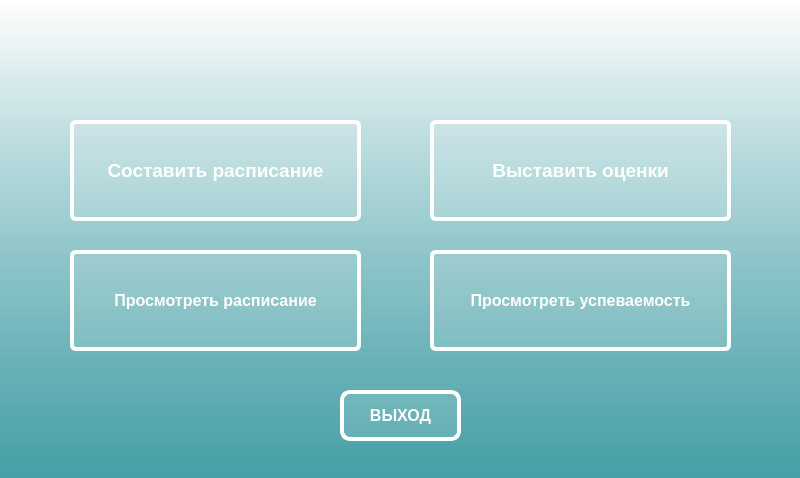
<?xml version="1.0" encoding="UTF-8"?>
<ui version="4.0">
 <class>MainWindow</class>
 <widget class="QMainWindow" name="MainWindow">
  <property name="geometry">
   <rect>
    <x>0</x>
    <y>0</y>
    <width>800</width>
    <height>478</height>
   </rect>
  </property>
  <property name="windowTitle">
   <string>MainWindow</string>
  </property>
  <property name="styleSheet">
   <string notr="true">background-color: qlineargradient(spread:reflect, x1:0, y1:1, x2:0, y2:0, stop:0 rgba(69, 159, 166, 255), stop:1 rgba(255, 255, 255, 194));</string>
  </property>
  <property name="iconSize">
   <size>
    <width>40</width>
    <height>40</height>
   </size>
  </property>
  <widget class="QWidget" name="centralwidget">
   <widget class="QPushButton" name="pushButton_4">
    <property name="geometry">
     <rect>
      <x>430</x>
      <y>120</y>
      <width>301</width>
      <height>101</height>
     </rect>
    </property>
    <property name="font">
     <font>
      <pointsize>14</pointsize>
      <weight>75</weight>
      <bold>true</bold>
     </font>
    </property>
    <property name="styleSheet">
     <string notr="true">background-color: rgba(255, 255, 255, 30); 
border: 4px solid white; 
border-radius: 6px; 
padding: 5px;  
color: white;</string>
    </property>
    <property name="text">
     <string>Выставить оценки</string>
    </property>
    <property name="icon">
     <iconset resource="../icons/res.qrc">
      <normaloff>:/icons/content_paste_24dp_E8EAED_FILL0_wght400_GRAD0_opsz24.svg</normaloff>:/icons/content_paste_24dp_E8EAED_FILL0_wght400_GRAD0_opsz24.svg</iconset>
    </property>
    <property name="iconSize">
     <size>
      <width>40</width>
      <height>40</height>
     </size>
    </property>
   </widget>
   <widget class="QPushButton" name="pushButton_5">
    <property name="geometry">
     <rect>
      <x>70</x>
      <y>120</y>
      <width>291</width>
      <height>101</height>
     </rect>
    </property>
    <property name="font">
     <font>
      <pointsize>14</pointsize>
      <weight>75</weight>
      <bold>true</bold>
     </font>
    </property>
    <property name="styleSheet">
     <string notr="true">background-color: rgba(255, 255, 255, 30); 
border: 4px solid white; 
border-radius: 6px; 
padding: 5px;  
color: white;</string>
    </property>
    <property name="text">
     <string>Составить расписание</string>
    </property>
    <property name="icon">
     <iconset resource="../icons/res.qrc">
      <normaloff>:/icons/description_24dp_E8EAED_FILL0_wght400_GRAD0_opsz24.svg</normaloff>:/icons/description_24dp_E8EAED_FILL0_wght400_GRAD0_opsz24.svg</iconset>
    </property>
    <property name="iconSize">
     <size>
      <width>40</width>
      <height>40</height>
     </size>
    </property>
   </widget>
   <widget class="QPushButton" name="pushButton_6">
    <property name="geometry">
     <rect>
      <x>70</x>
      <y>250</y>
      <width>291</width>
      <height>101</height>
     </rect>
    </property>
    <property name="font">
     <font>
      <pointsize>12</pointsize>
      <weight>75</weight>
      <bold>true</bold>
     </font>
    </property>
    <property name="styleSheet">
     <string notr="true">background-color: rgba(255, 255, 255, 30); 
border: 4px solid white; 
border-radius: 6px; 
padding: 5px;  
color: white;</string>
    </property>
    <property name="text">
     <string>Просмотреть расписание</string>
    </property>
    <property name="icon">
     <iconset resource="../icons/res.qrc">
      <normaloff>:/icons/list_24dp_E8EAED_FILL0_wght400_GRAD0_opsz24.svg</normaloff>:/icons/list_24dp_E8EAED_FILL0_wght400_GRAD0_opsz24.svg</iconset>
    </property>
    <property name="iconSize">
     <size>
      <width>40</width>
      <height>40</height>
     </size>
    </property>
   </widget>
   <widget class="QPushButton" name="pushButton_7">
    <property name="geometry">
     <rect>
      <x>430</x>
      <y>250</y>
      <width>301</width>
      <height>101</height>
     </rect>
    </property>
    <property name="font">
     <font>
      <pointsize>12</pointsize>
      <weight>75</weight>
      <bold>true</bold>
     </font>
    </property>
    <property name="styleSheet">
     <string notr="true">background-color: rgba(255, 255, 255, 30); 
border: 4px solid white; 
border-radius: 6px; 
padding: 5px;  
color: white;</string>
    </property>
    <property name="text">
     <string>Просмотреть успеваемость</string>
    </property>
    <property name="icon">
     <iconset resource="../icons/res.qrc">
      <normaloff>:/icons/content_paste_search_24dp_E8EAED_FILL0_wght400_GRAD0_opsz24.svg</normaloff>:/icons/content_paste_search_24dp_E8EAED_FILL0_wght400_GRAD0_opsz24.svg</iconset>
    </property>
    <property name="iconSize">
     <size>
      <width>40</width>
      <height>40</height>
     </size>
    </property>
   </widget>
   <widget class="QPushButton" name="pushButton_bk">
    <property name="geometry">
     <rect>
      <x>340</x>
      <y>390</y>
      <width>121</width>
      <height>51</height>
     </rect>
    </property>
    <property name="font">
     <font>
      <pointsize>12</pointsize>
      <weight>75</weight>
      <bold>true</bold>
     </font>
    </property>
    <property name="styleSheet">
     <string notr="true">background-color: rgba(255, 255, 255, 30); 
border: 4px solid white; 
border-radius: 10px; 
padding: 5px;  
color: white;</string>
    </property>
    <property name="text">
     <string>ВЫХОД</string>
    </property>
    <property name="iconSize">
     <size>
      <width>40</width>
      <height>40</height>
     </size>
    </property>
   </widget>
  </widget>
 </widget>
 <resources>
  <include location="../icons/res.qrc"/>
 </resources>
 <connections/>
</ui>
